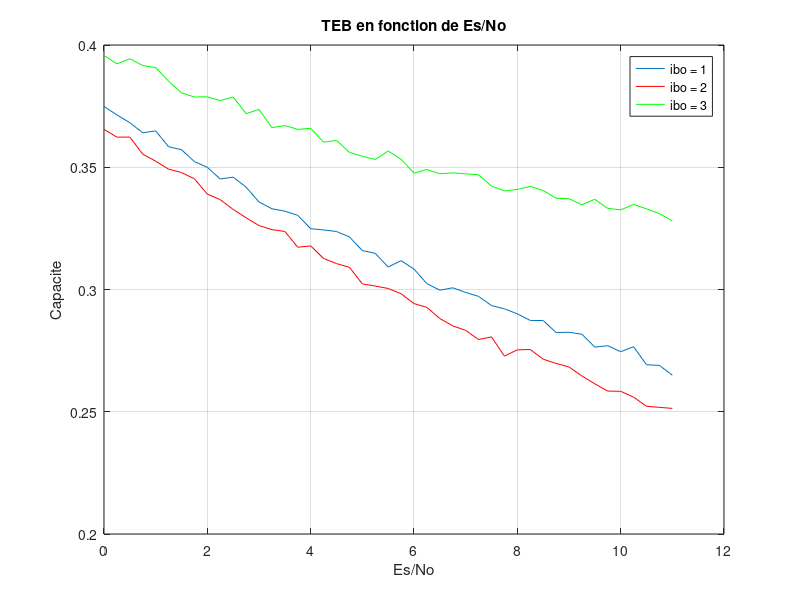

Source code (MATLAB):
% Affichage
clc
clear all
close all

echelle = 0:0.25:11;
% QPSK
load('ibo_16APSK_1.mat');
plot(echelle,TEB_LDPC)
hold on 

% 8-PSK
load('ibo_16APSK_2.mat');
plot(echelle,TEB_LDPC,'r')
hold on

% 16-APSK
load('ibo_16APSK_3.mat');
plot(echelle,TEB_LDPC,'g')

grid on
hold off

xlabel('Es/No');
ylabel('Capacite');
legend('ibo = 1','ibo = 2','ibo = 3');
title('TEB en fonction de Es/No');